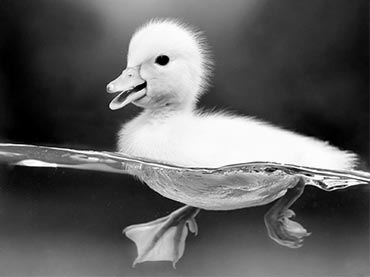
#> input picture duck_gs.png, 370 x 277 px, found by its file name
$ python shred-unshred.py   (Python 2 division)
#> lines starting #> are read from the running program, lines starting #| are printed output that depends on the picture
# Shredder - Unshredder
#
# As a response to Instagram Engineering Challenge:
# https://engineering.instagram.com/instagram-engineering-challenge-the-unshredder-7ef3f7323ab1#.dsmknhvq6
#
# The script intelligently detects shred width from supplied shredded image. No assumptions and hardcodings!
# Unshredder uses a simple SSD match to find the best fit to jigsaw puzzle.
#
# Debaditya Basak
# 01/28/2017
#
import numpy as np
import cv2
import random
import matplotlib.pyplot as plt

#shredder

cnt = 32
cntr = 0
im1 = cv2.imread('/Users/dbasak/Documents/workspace_py/cvip/duck_gs.png',cv2.IMREAD_GRAYSCALE)
#> im1 is the input picture: shape (277, 370); min 0, max 255, mean 96.4
out = im1[::1,:im1.shape[1]-(im1.shape[1]%cnt)+1:1]
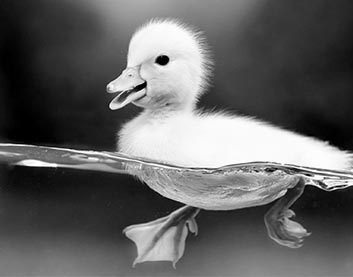
#> out: shape (277, 353); min 0, max 255, mean 98.8
for i in random.sample(xrange(0,cnt),cnt):
	disp = out[::1,i*(out.shape[1]/cnt)+1:(i+1)*(out.shape[1]/cnt)+1:1]
	if cntr == 0:
		result = disp
		cntr += 1
	else:
		result = np.hstack((result, disp))
#> this loop made 32 passes
#> pass 2, `result = np.hstack((result, disp))`:
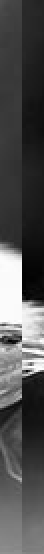
#> result: shape (277, 22) (shown 2 times larger); min 0, max 255, mean 80.8
#> pass 3, `result = np.hstack((result, disp))`:
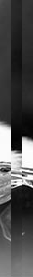
#> result: shape (277, 33); min 0, max 255, mean 79.2
#> after the loop, cntr = 1


#unshredder

def maxCount(l):
	d = {}
	for i in l:
		if i in d:
			d[i] += 1
		else:
			d[i] = 1
	idx = sorted(d, key = d.get, reverse = True)[0]
	print idx, float(d[idx])/l.size*100
	return np.asarray(([idx, float(d[idx])/l.size*100]), dtype='uint8')

def measure_l2r(i,j):
  return np.amin([np.power((result[1::1,i:i+1:1]-result[:result.shape[0]-1:1,j:j+1:1]),2).sum(),
  				  np.power((result[::1,i:i+1:1]-result[::1,j:j+1:1]),2).sum(),
  				  np.power((result[:result.shape[0]-1:1,i:i+1:1]-result[1::1,j:j+1:1]),2).sum()])

for i in xrange(0,result.shape[1]):
	if(i == 0):
		a = np.array([measure_l2r(i,i+1)])
	elif(i < result.shape[1]):
		a = np.append(a, measure_l2r(i, i+1))
	else:
		a = np.append(a, 0)
#> this loop made 352 passes
#> a on passes 1 to 10: [5509], [5509, 7399], [5509, 7399, 5537], [5509, 7399, 5537, 6517], [5509, 7399, 5537, 6517, 6572], [5509, 7399, 5537, 6517, 6572, 4917], [5509, 7399, 5537, 6517, 6572, 4917, 6898], [5509, 7399, 5537, 6517, 6572, 4917, 6898, 5699], [5509, 7399, 5537, 6517, 6572, 4917, 6898, 5699, 6430], [5509, 7399, 5537, 6517, 6572, 4917, 6898, 5699, 6430, 5707]

xx = np.diff(np.asarray(a, dtype='int32')) #calculating second derivative
#> xx = 351 values, max 28020 at index 64, min -29538 at index 274, mean -15.7
xx[xx<0]=0
scale = np.max(xx)/10 #find peak distributions
#> scale = 2802
mx = 0
ratio = 0
for i in xrange(1,9):
	temp = np.copy(xx)
	temp[temp<(scale*i)]=0 #zero crossing
	temp = np.diff(np.nonzero(temp)[0])
	val = maxCount(temp)
	if(val[1] > mx):
		mx = val[1]
		interval = val[0]
	else:
		break
#> this loop made 3 passes
#> (val, mx, interval) on passes 1 to 2: ([11, 78], 78, 11), ([11, 96], 96, 11)
#> val on pass 3: [11, 96]
#> after the loop, interval = 11; mx = 96

print 'identified interval: ',interval
#| identified interval:  11
print 'no. of partitions: ',result.shape[1]/interval
#| no. of partitions:  32

x = np.arange(0, xx.size, 1)
#> x = 351 values from 0 to 350
y = xx
#> y = 351 values, max 28020 at index 64, min 0 at index 1, mean 2129.6
plt.figure(2)
plt.subplot(211)
plt.title('sample')
plt.imshow(result,'gray')
plt.subplot(212)
plt.title('mod shred boundaries')
plt.plot(x, y)
plt.show()
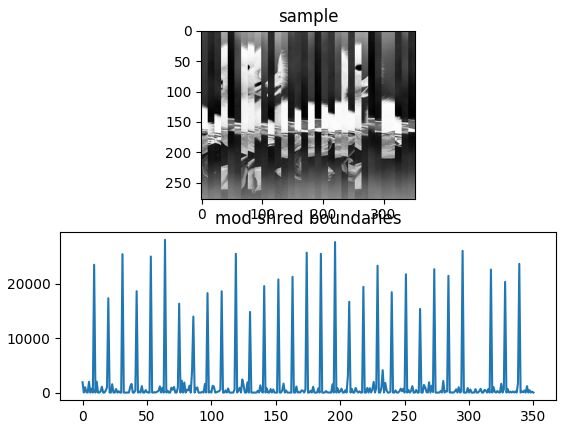
#> figure drawn by matplotlib, 2 panels; panel 2: curve peaks at x = 64, y = 28020

cnt = result.shape[1]/interval #identified no. of divisions
#> cnt = 32

d = {}
mx = 0
for i in xrange(0,cnt):
	mn = float('inf')
	for j in xrange(0,cnt):
		if j == i:
			continue
		else:
			a = measure_l2r((i+1)*result.shape[1]/cnt-1, j*result.shape[1]/cnt)
			if a < mn:
				mn = a
				slot = j
	if mn > mx:
		mx = mn
		last = i
	d[i] = slot
#> this loop made 32 passes
#> (mx, last) on passes 1 to 2: (5296, 0), (18642, 1)
#> after the loop, d = 32 items; last = 1; mx = 18642; slot = 15

index = 0
cntr = 0

for i in xrange(0, cnt):
	temp = index
	disp = result[::1,index*(result.shape[1]/cnt):(index+1)*(result.shape[1]/cnt):1]
	if cntr == 0:
		result1 = disp
		cntr += 1
	else:
		result1 = np.hstack((result1, disp))
	index = d[index]
	d[temp] = -1
	if index == -1:
		break
#> this loop made 9 passes
#> (temp, cntr, index) on pass 1: (0, 1, 14)
#> (temp, index) on passes 2 to 7: (14, 22), (22, 19), (19, 2), (2, 29), (29, 10), (10, 1)
#> pass 2, `result1 = np.hstack((result1, disp))`:
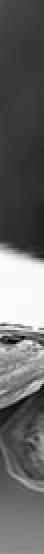
#> result1: shape (277, 22) (shown 2 times larger); min 0, max 255, mean 102
#> pass 3, `result1 = np.hstack((result1, disp))`:
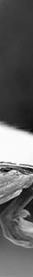
#> result1: shape (277, 33); min 0, max 255, mean 99.1
#> after the loop, cntr = 1

plt.imshow(result1,'gray')
plt.show()
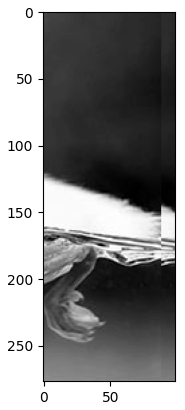
#> figure drawn by matplotlib, 1 panel

$ run again, with reconstruction.png copied over duck_gs.png
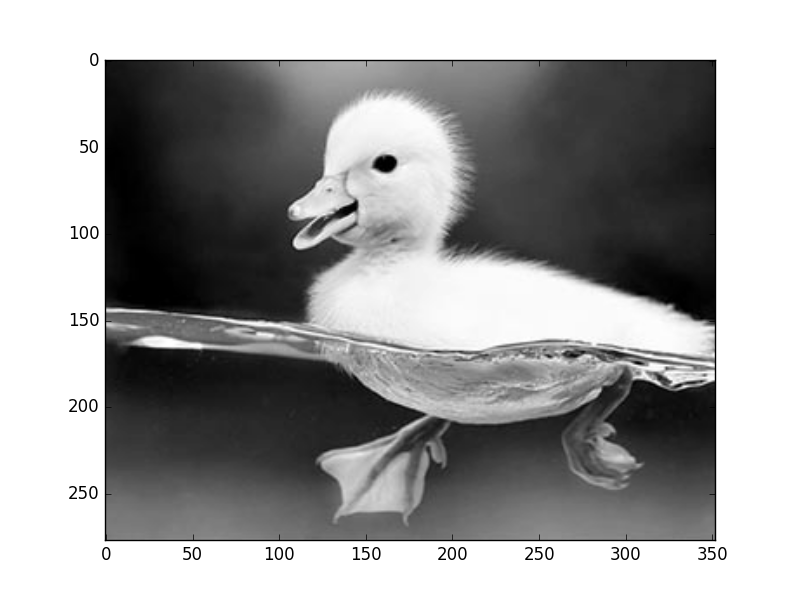
#> input picture reconstruction.png, 800 x 600 px, found by its file name
#> im1 is the input picture: shape (600, 800); min 0, max 255, mean 157.7
#> after the loop `for i in random.sample(xrange(0,cnt),cnt):`: cntr = 1
#> the loop `for i in xrange(0,result.shape[1]):` made 799 passes
#> a on passes 1 to 8: [6828], [6828, 8010], [6828, 8010, 5747], [6828, 8010, 5747, 5393], [6828, 8010, 5747, 5393, 5710], [6828, 8010, 5747, 5393, 5710, 7007], [6828, 8010, 5747, 5393, 5710, 7007, 6396], [6828, 8010, 5747, 5393, 5710, 7007, 6396, 5121]
#> xx = 798 values, max 94801 at index 375, min -93001 at index 64, mean -8.56
#> scale = 9480
#> the loop `for i in xrange(1,9):` made 2 passes
#> (val, mx, interval) on pass 1: ([25, 73], 73, 25)
#> after the loop `for i in xrange(1,9):`: interval = 25; mx = 73
#| identified interval:  25
#| no. of partitions:  31
#> y = 798 values, max 94801 at index 375, min 0 at index 1, mean 2280.2
#> `plt.show()`:
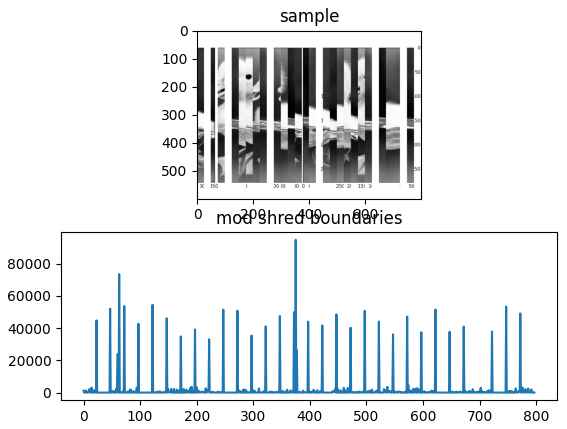
#> figure drawn by matplotlib, 2 panels; panel 2: curve peaks at x = 375, y = 94801
#> cnt = 31
#> the loop `for i in xrange(0,cnt):` made 31 passes
#> (mx, last) on pass 1: (18895, 0)
#> after the loop `for i in xrange(0,cnt):`: d = 31 items; last = 0; mx = 18895; slot = 1
#> the loop `for i in xrange(0, cnt):` made 8 passes
#> (temp, cntr, index) on pass 1: (0, 1, 14)
#> `plt.show()`:
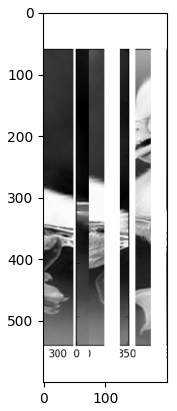
#> figure drawn by matplotlib, 1 panel

$ run again, with tokyoPanoramaShredded.png copied over duck_gs.png
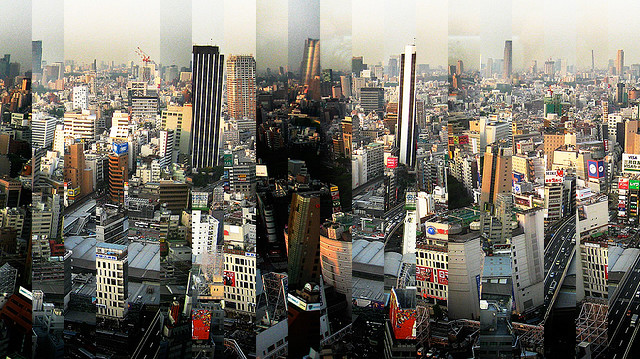
#> input picture tokyoPanoramaShredded.png, 640 x 359 px, found by its file name
#> after the loop `for i in random.sample(xrange(0,cnt),cnt):`: cntr = 1
#> the loop `for i in xrange(0,result.shape[1]):` made 639 passes
#> a on passes 1 to 7: [23742], [23742, 25722], [23742, 25722, 23650], [23742, 25722, 23650, 23521], [23742, 25722, 23650, 23521, 24599], [23742, 25722, 23650, 23521, 24599, 23043], [23742, 25722, 23650, 23521, 24599, 23043, 22557]
#> xx = 638 values, max 18830 at index 156, min -24898 at index 637, mean -37.21
#> scale = 1883
#> the loop `for i in xrange(1,9):` made 2 passes
#> (val, mx, interval) on pass 1: ([4, 18], 18, 4)
#> after the loop `for i in xrange(1,9):`: interval = 4; mx = 18
#| identified interval:  4
#| no. of partitions:  159
#> y = 638 values, max 18830 at index 156, min 0 at index 1, mean 1154.4
#> `plt.show()`:
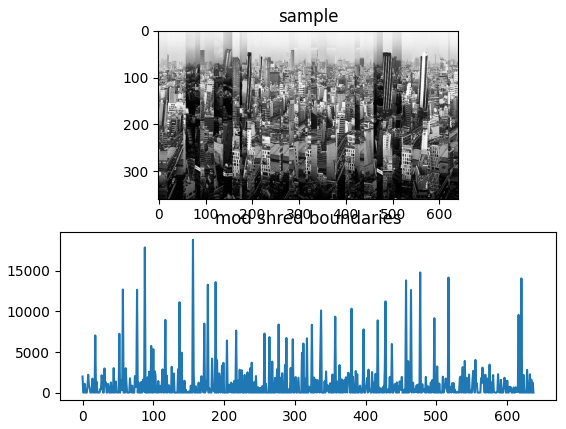
#> figure drawn by matplotlib, 2 panels; panel 2: curve peaks at x = 156, y = 18830
#> cnt = 159
#> the loop `for i in xrange(0,cnt):` made 159 passes
#> mx on passes 1, 3, 4, 5, 24, 48: 23521, 26913, 27121, 27514, 28127, 29867
#> after the loop `for i in xrange(0,cnt):`: d = 159 items; last = 47; mx = 29867; slot = 76
#> the loop `for i in xrange(0, cnt):` made 28 passes
#> (temp, cntr, index) on pass 1: (0, 1, 1)
#> after the loop `for i in xrange(0, cnt):`: cntr = 1
#> `plt.show()`:
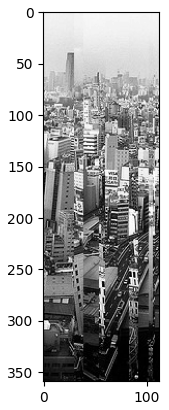
#> figure drawn by matplotlib, 1 panel
